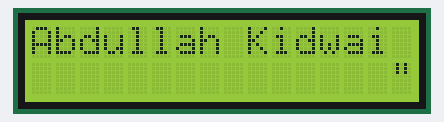
This sketch was run on a simulated Arduino Uno, built with avr-gcc and run on an emulated ATmega328P. Parts: 16×2 character LCD. What the sketch prints to the serial monitor is not drawn.

Above: at 1.1 s.
At 10.2 s:
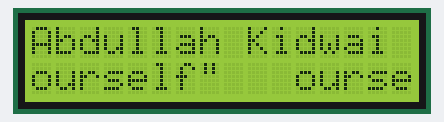
At 14.7 s:
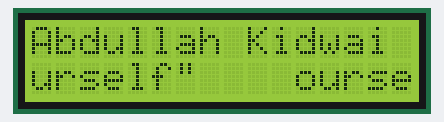
At 19.7 s:
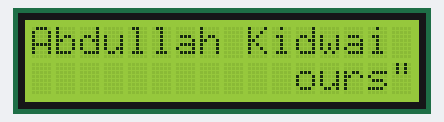
At 28.3 s:
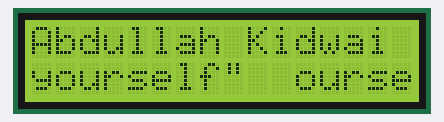
At 36.8 s:
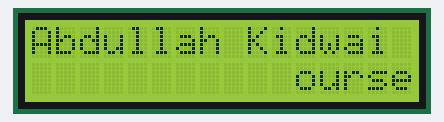

Measured:
- what the display in image 0 shows lasts 0.5 s, from 1.1 s to 1.6 s
- what the display in image 5 shows lasts 1.5 s, from 36.8 s to 38.3 s

The sketch:

Lab_3.ino
```cpp
// include the library code:
#include <LiquidCrystal.h>

// initialize the library by associating any needed LCD interface pin
// with the arduino pin number it is connected to
const int rs = 12, en = 11, d4 = 5, d5 = 4, d6 = 3, d7 = 2;
LiquidCrystal lcd(rs, en, d4, d5, d6, d7);
int i;

void setup() {
  Serial.begin(9600);
  // set up the LCD's number of columns and rows:
  lcd.begin(16, 2);
  // Print a message to the LCD.
  lcd.setCursor(0, 0);
  lcd.print("Abdullah Kidwai");

  delay(1000);
}

void loop() {

  //bottomRow(15);
  for(i=15; i > -44; i--){
    if(i==-1){
      i = -9;
    }
    if(i == -17){
      i = -33;
    }
    lcd.setCursor(i,2);
    lcd.print("\"Live for yourself\" ");
    //for debugging
    Serial.print(i);
    Serial.print("\n");
    delay(500);


  }
  // delay at the end of the full loop:
  delay(1000);

}
```
